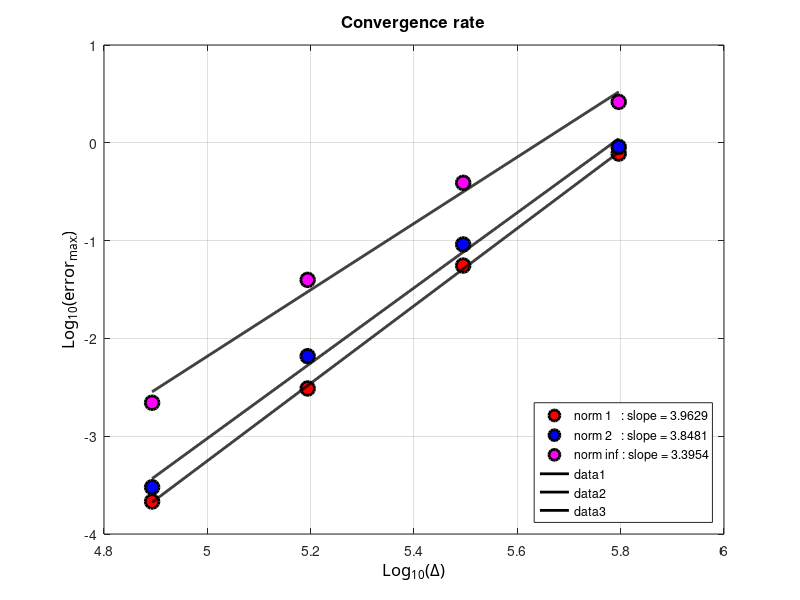

MATLAB code for this plot:
clc; clear all; close all;
radius=6371220;
N=log10(.5*pi*radius./[16 32 64 128]);
eh1=log10([.77612 .055566 .0030761 2.1494*10^-4]);
eh2=log10([.90855 .091356 .0065756 3.0062*10^-4]);
ehi=log10([2.6219 .38964 .039668 2.1993*10^-3]);


%% curve
hl1=plot(N,eh1,'ok');
set(hl1,'LineWidth',2.0);
set(hl1,'MarkerSize',10);
set(hl1,'MarkerFaceColor','r');
set(hl1,'MarkerEdgeColor','k'); hold on

hl1=plot(N,eh2,'ok');
set(hl1,'LineWidth',2.0);
set(hl1,'MarkerSize',10);
set(hl1,'MarkerFaceColor','b');
set(hl1,'MarkerEdgeColor','k');

hl1=plot(N,ehi,'ok');
set(hl1,'LineWidth',2.0);
set(hl1,'MarkerSize',10);
set(hl1,'MarkerFaceColor','m');
set(hl1,'MarkerEdgeColor','k');

hold on;
[a11,b1]=polyfit(N,eh1,1);
tt=linspace(min(N),max(N),1000);
lsq1=a11(2)+a11(1)*tt;

hold on;
[a12,b1]=polyfit(N,eh2,1);
tt=linspace(min(N),max(N),1000);
lsq2=a12(2)+a12(1)*tt;


hold on;
[a13,b1]=polyfit(N,ehi,1);
tt=linspace(min(N),max(N),1000);
lsq3=a13(2)+a13(1)*tt;

legend(['norm 1   : slope = ' num2str(a11(1))],['norm 2   : slope = ' num2str(a12(1))],['norm inf : slope = ' num2str(a13(1))],'Location','SouthEast')


%% legend and axis

ha=gca;
xa=get(gca,'Xlabel');
set(ha,'Xgrid','on');
set(xa,'String','Log_{10}(\Delta)');
set (xa,'FontName','Calibri');
set(xa,'FontSize',12);

% ylabel
ha=gca;
ya=get(gca,'Ylabel');
set(ha,'Ygrid','on');
set(ya,'String','Log_{10}(error_{max})');
set (ya,'FontName','Calibri');
set(ya,'FontSize',12);

% title
ha=gca;
xt=get(gca,'Title');
title('Convergence rate');
set (xt,'FontSize',12);


%% courbes...
hlf1=plot(tt,lsq1,'-k');
set(hlf1,'LineWidth',2.0);

hlf1=plot(tt,lsq2,'-k');
set(hlf1,'LineWidth',2.0);

hlf1=plot(tt,lsq3,'-k');
set(hlf1,'LineWidth',2.0);

print('-dpng', ['rate_h_LSWE1.png'])